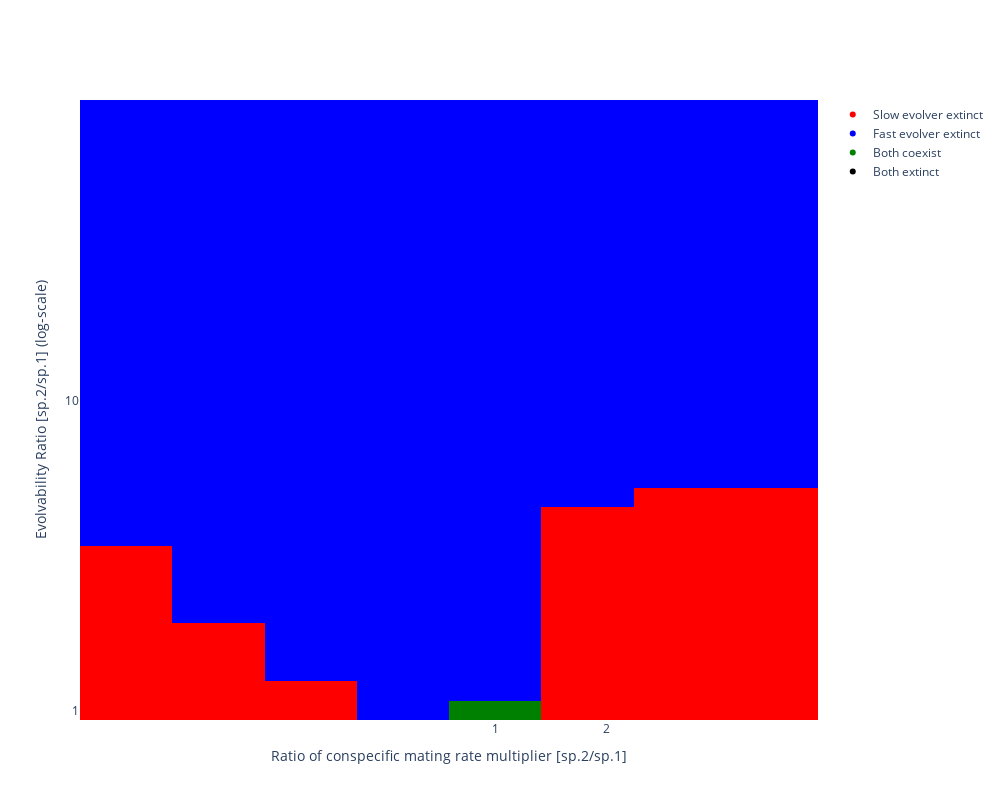

Notebook code cell kept with this figure:
### Code cell
def main():

    conspecfic_mating_rate_multiplier_powers = np.arange(-1, 1, 0.25)
    conspecfic_mating_rate_multiplier_ratios = np.power(10.0, conspecfic_mating_rate_multiplier_powers)
    # print(conspecfic_mating_rate_multiplier_ratios)

    V_A2_V_A1_powers = np.arange(0, 2, 0.0625)
    V_A2_V_A1_ratios = np.power(10.0, V_A2_V_A1_powers)
    
    parameters_list = generate_parameters_with_varied_parameters(conspecfic_mating_rate_multiplier_ratios, V_A2_V_A1_ratios)
    final_outcomes_list = run_sensitivity_analysis(parameters_list)
    
    final_outcomes_matrix = np.array(final_outcomes_list).reshape(len(conspecfic_mating_rate_multiplier_ratios), len(V_A2_V_A1_ratios))
    
    plot_2d_sensitivity_analysis_initial_pop_vs_evolvability(conspecfic_mating_rate_multiplier_ratios, V_A2_V_A1_ratios, final_outcomes_matrix)

if __name__ == "__main__":
    main()

### Figure 1 — Plotly figure (JSON) as saved in the notebook; plotly's stock layout.template omitted (floating-point values rounded to 4 significant figures; data arrays with more than 128 entries replaced by an {"elided": "..."} marker saying what was removed)
{"data": [{"colorbar": {"ticktext": ["sp 2 (high-genetic-var) wins, sp 1 (low-genetic-var) extinct", "sp 1 (low-genetic-var) wins, sp 2 (high-genetic-var) extinct", "both extinct", "both coexist"], "tickvals": [0, 1, 2, 3]}, "colorscale": [[0, "red"], [0.3333, "blue"], [0.6667, "black"], [1, "green"]], "showscale": false, "type": "heatmap", "x": [0.1, 0.1778, 0.3162, 0.5623, 1, 1.778, 3.162, 5.623], "y": [1, 1.155, 1.334, 1.54, 1.778, 2.054, 2.371, 2.738, 3.162, 3.652, 4.217, 4.87, 5.623, 6.494, 7.499, 8.66, 10, 11.55, 13.34, 15.4, 17.78, 20.54, 23.71, 27.38, 31.62, 36.52, 42.17, 48.7, 56.23, 64.94, 74.99, 86.6], "z": {"elided": "32x8 int values"}}, {"marker": {"color": "red"}, "mode": "markers", "name": "Slow evolver extinct", "showlegend": true, "type": "scatter", "x": [null], "y": [null]}, {"marker": {"color": "blue"}, "mode": "markers", "name": "Fast evolver extinct", "showlegend": true, "type": "scatter", "x": [null], "y": [null]}, {"marker": {"color": "green"}, "mode": "markers", "name": "Both coexist", "showlegend": true, "type": "scatter", "x": [null], "y": [null]}, {"marker": {"color": "black"}, "mode": "markers", "name": "Both extinct", "showlegend": true, "type": "scatter", "x": [null], "y": [null]}], "layout": {"height": 800, "width": 1000, "xaxis": {"ticktext": ["-2", "-1", " 0", "1", "2"], "tickvals": [-2, -1, 0, 1, 2], "title": {"text": "Ratio of conspecific mating rate multiplier [sp.2/sp.1]"}, "type": "log"}, "yaxis": {"ticktext": ["1", "10", "100", "1000"], "tickvals": [1, 10, 100, 1000], "title": {"text": "Evolvability Ratio [sp.2/sp.1] (log-scale)"}, "type": "log"}}}
